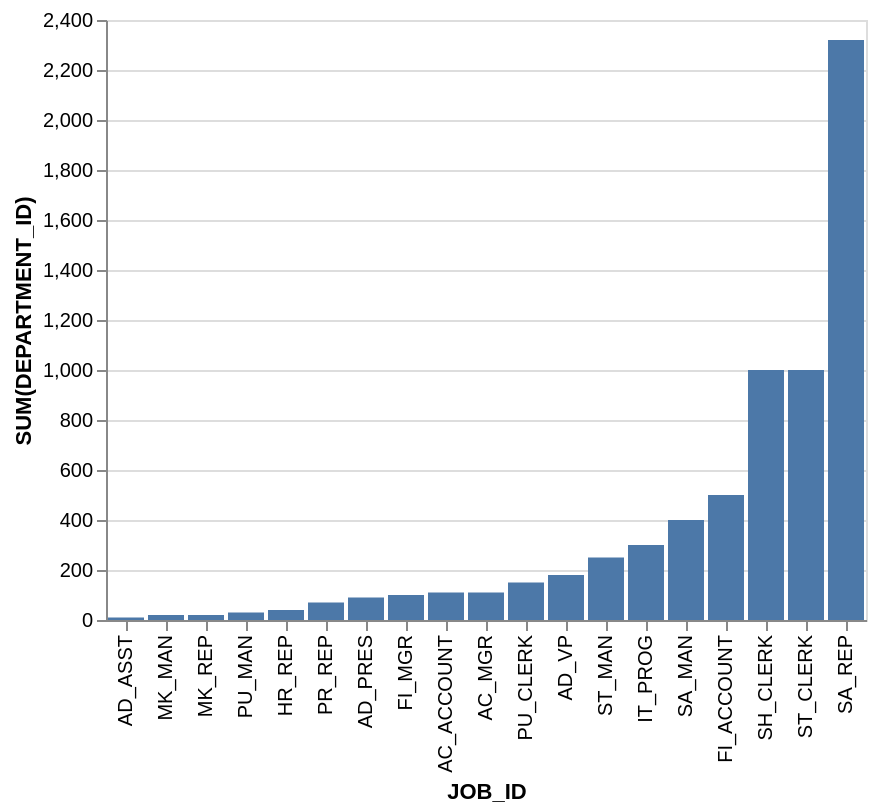

The specification (Vega-Lite) saved for this image:
### Vega-Lite specification from a JSON file in a GitHub repository (floating-point values rounded to 4 significant figures)
{"data": {"values": [{"x_data": "AC_ACCOUNT", "y_data": 110}, {"x_data": "AC_MGR", "y_data": 110}, {"x_data": "AD_ASST", "y_data": 10}, {"x_data": "AD_PRES", "y_data": 90}, {"x_data": "AD_VP", "y_data": 180}, {"x_data": "FI_ACCOUNT", "y_data": 500}, {"x_data": "FI_MGR", "y_data": 100}, {"x_data": "HR_REP", "y_data": 40}, {"x_data": "IT_PROG", "y_data": 300}, {"x_data": "MK_MAN", "y_data": 20}, {"x_data": "MK_REP", "y_data": 20}, {"x_data": "PR_REP", "y_data": 70}, {"x_data": "PU_CLERK", "y_data": 150}, {"x_data": "PU_MAN", "y_data": 30}, {"x_data": "SA_MAN", "y_data": 400}, {"x_data": "SA_REP", "y_data": 2320}, {"x_data": "SH_CLERK", "y_data": 1000}, {"x_data": "ST_CLERK", "y_data": 1000}, {"x_data": "ST_MAN", "y_data": 250}]}, "mark": "bar", "encoding": {"x": {"field": "x_data", "type": "nominal", "title": "JOB_ID", "sort": {"op": "sum", "field": "y_data", "order": "ascending"}}, "y": {"field": "y_data", "type": "quantitative", "title": "SUM(DEPARTMENT_ID)"}}}
